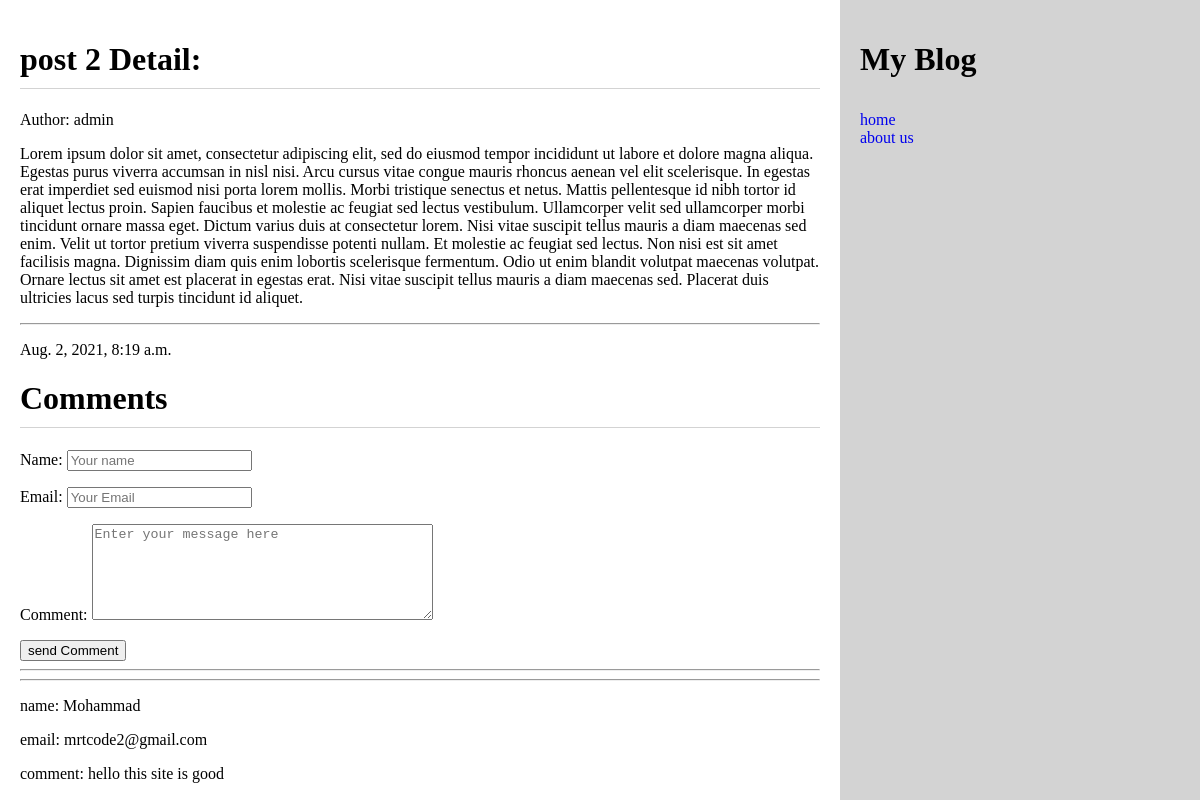
The app's page /2021/08/02/post-2/ with its own data.
### site_blog/models.py (models this page shows, shortened)
class Post(models.Model):
    STATUS_CHOICES = (
        ('draft','Draft'),
        ('published','Published'),
    )
    title = models.CharField(max_length=150, unique=True, verbose_name='عنوان')
    slug = models.SlugField(max_length=250, unique=True)
    author = models.ForeignKey(User, on_delete=models.CASCADE)
    body = models.TextField()
    created_date = models.DateTimeField(auto_now_add=True)
    status = models.CharField(max_length=15,choices=STATUS_CHOICES,default='draft')
    def active_comment(self):
        return self.comment_set.filter(activate =True)

class Comment(models.Model):
    post = models.ForeignKey(Post,models.CASCADE)
    name = models.CharField(max_length=100, verbose_name='نام ')
    email = models.EmailField( max_length=254, verbose_name='ایمیل')
    comment = models.CharField( max_length=500,verbose_name='کامنت')
    activate = models.BooleanField(verbose_name='فعال', default=False)
    created_date = models.DateTimeField(auto_now_add=True,verbose_name='تاریخ ثبت کامنت')

### site_blog/views.py (the view)
# urls.py: path('<int:year>/<int:month>/<int:day>/<str:slug>/',detail_list, name="post_detail"),
def detail_list(request, year, month, day, slug):
    post = get_object_or_404(Post,created_date__year=year,
        created_date__month=month,
        created_date__day=day,
        slug = slug,
        status = 'published')
    comment_form = Comment_form(request.POST or None)
    if comment_form.is_valid():
        name = comment_form.cleaned_data.get('name')
        email = comment_form.cleaned_data.get('email')
        message = comment_form.cleaned_data.get('comment')
        Comment.objects.create(post = post, name = name, email = email, comment = message, activate = False)
        comment_form = Comment()
    context = {
        'post':post,
        'comment_form':comment_form,
    }
    return render(request, 'post_detail.html', context)

### site_blog/forms.py
class Comment_form(forms.Form):
    name = forms.CharField(
        widget=forms.TextInput(attrs={'placeholder': 'Your name','class':'form-control'}),
    )
    email =forms.EmailField(
        widget=forms.EmailInput(attrs={'placeholder':'Your Email','class':'form-control'}),
    )
    comment = forms.CharField(
        widget=forms.Textarea(attrs={'placeholder':'Enter your message here','class':'form-control','rows':'6'}),
    )

### site_blog/templates/post_detail.html (shortened to what this page needs)
{% extends 'base.html' %}
{% block content %}
    <h1> {{post.title}} Detail:</h1>
    <p>Author: {{post.author}}</p>
    <p>{{post.body}}</p>
    <hr />
    <p>{{post.created_date}}</p>
{% endblock content %}
{% block comment %}
<h1>Comments</h1>
    <form method = "post">
        {{comment_form.as_p }}
        <input type="submit" value="send Comment">
    </form>
    <hr/>
    <hr/>
    {% for comment in post.active_comment %}
        <p>name: {{comment.name}}</p>
        <p>email: {{comment.email}} </p>
        <p>comment: {{comment.comment}} </p>
    {% endfor %}
{% endblock comment %}

### site_blog/templates/base.html (shortened to what this page needs)
<!DOCTYPE html>
{% load static %}
<html lang="en">
    <head>
        <link href="{% static 'css/style.css' %}" rel="stylesheet">
    </head>
    <body>
        <div id="container">
            {% block content %}
            {% endblock content %}
            {% block comment %}{% endblock comment %}
        </div>
        <div id="sidebar">
            <h1>My Blog</h1>
            <a href="/">home</a>
            <br/>
            <a href="/contact-us">about us</a>
        </div>
    </body>
</html>

### site_blog/static/css/style.css (style rules this page uses)
* { box-sizing:border-box; }
a { text-decoration: none; }
body, html { height: 100%; margin: 0; }
h1 { border-bottom: 1px solid lightgrey; padding-bottom: 10px; }
#container, #sidebar { display: inline-block; float: left; padding: 20px; height: 100%; }
#container { width: 70%; }
#sidebar { width: 30%; background-color: lightgrey; }

### records on screen
Post: title "post 2", author "admin", body "Lorem ipsum dolor sit amet, consectetur adipiscing elit, sed do eiusmod tempor incididunt ut labore et dolore magna aliqua. Egestas purus viverra accumsan in nisl nisi. Arcu cursus vitae congue mauris rhoncus aenean vel elit scelerisque. In egestas erat imperdiet sed euismod nisi porta lorem mollis. Morbi tristique senectus et netus. Mattis pellentesque id nibh tortor id aliquet lectus proin. Sapien faucibus et molestie ac feugiat sed lectus vestibulum. Ullamcorper velit sed ullamcorper morbi tincidunt ornare massa eget. Dictum varius duis at consectetur lorem. Nisi vitae suscipit tellus mauris a diam maecenas sed enim. Velit ut tortor pretium viverra suspendisse potenti nullam. Et molestie…", created_date "Aug. 2, 2021, 8:19 a.m."
Comment: name "Mohammad", email "mrtcode2@gmail.com", comment "hello this site is good"
